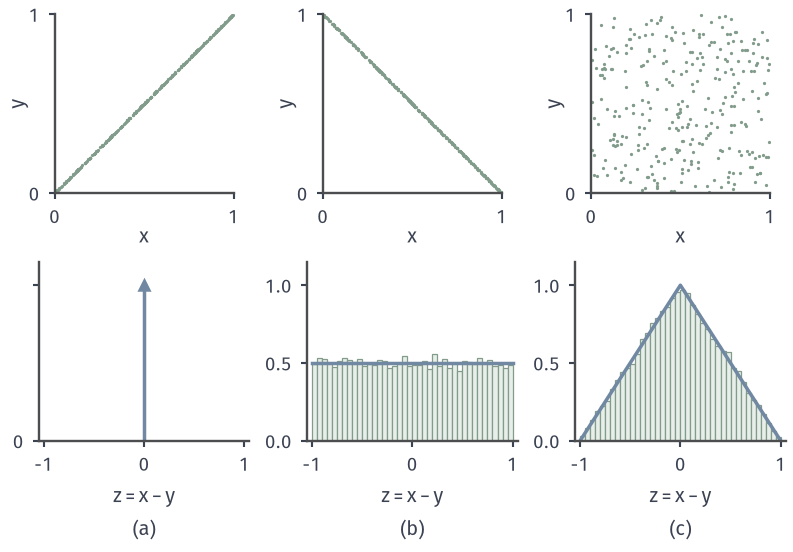

Recreate this plot in Python.
from pathlib import Path
import sys
ROOT = next(p for p in Path(__file__).resolve().parents if (p/"build.sh").is_file() and (p/"tex/book.tex").is_file())
sys.path.insert(0, str(ROOT/"figures/07-probability/02-measure-theoretic-probability/matplotlib/pspace-common"))
from pspace_common import *
# Target: three couplings of two Unif(0,1) marginals and the law of the difference D = X - Y.
# (U,U): D = 0; (U,1-U): D = 2U-1 ~ Unif(-1,1), density 1/2; (U,V) independent: triangular density 1-|z|.
# Scatter: 300 simulated pairs, seed 9; histograms: 20000 pairs, same seed stream.
rng = np.random.default_rng(9)
fig, axs = figure(width_mm=112, height_mm=78, nrows=2, ncols=3)
U = rng.random(300); V = rng.random(300)
pairs = [(U, U), (U, 1-U), (U, V)]
Ub = rng.random(20000); Vb = rng.random(20000)
diffs = [Ub-Ub, Ub-(1-Ub), Ub-Vb]
z = np.linspace(-1, 1, 201)
dens = [None, np.full_like(z, 0.5), 1-np.abs(z)]
for j in range(3):
    ax = axs[0, j]; style(ax)
    ax.plot(pairs[j][0], pairs[j][1], 'o', ms=1.3, color=GREEN, mew=0)
    ax.set_xlim(0, 1); ax.set_ylim(0, 1); ax.set_aspect('equal')
    ax.set_xticks([0, 1]); ax.set_yticks([0, 1])
    ax.set_xlabel('$x$', labelpad=0); ax.set_ylabel('$y$', labelpad=0)
    ax = axs[1, j]; style(ax)
    if j == 0:
        ax.plot([0, 0], [0, 1], color=BLUE, lw=1.4)
        ax.plot([0], [1], '^', ms=4, color=BLUE)
        ax.set_ylim(0, 1.15); ax.set_yticks([0, 1]); ax.set_yticklabels(['0', ''])
    else:
        ax.hist(diffs[j], bins=40, range=(-1, 1), density=True, color=GREEN_FILL, edgecolor=GREEN, lw=.5)
        ax.plot(z, dens[j], color=BLUE, lw=1.4)
        ax.set_ylim(0, 1.15); ax.set_yticks([0, 0.5, 1])
    ax.set_xlim(-1.05, 1.05); ax.set_xticks([-1, 0, 1])
    sub(ax, 'abc'[j], '$z=x-y$')
stats = {name: [float(d.mean()), float(d.var())] for name, d in zip(['UU', 'U1-U', 'UV'], diffs)}
save(fig, HERE(__file__), 'figure', {'seed': 9, 'mean,var of D (sim)': stats, 'exact var': [0, 1/3, 1/6]})
